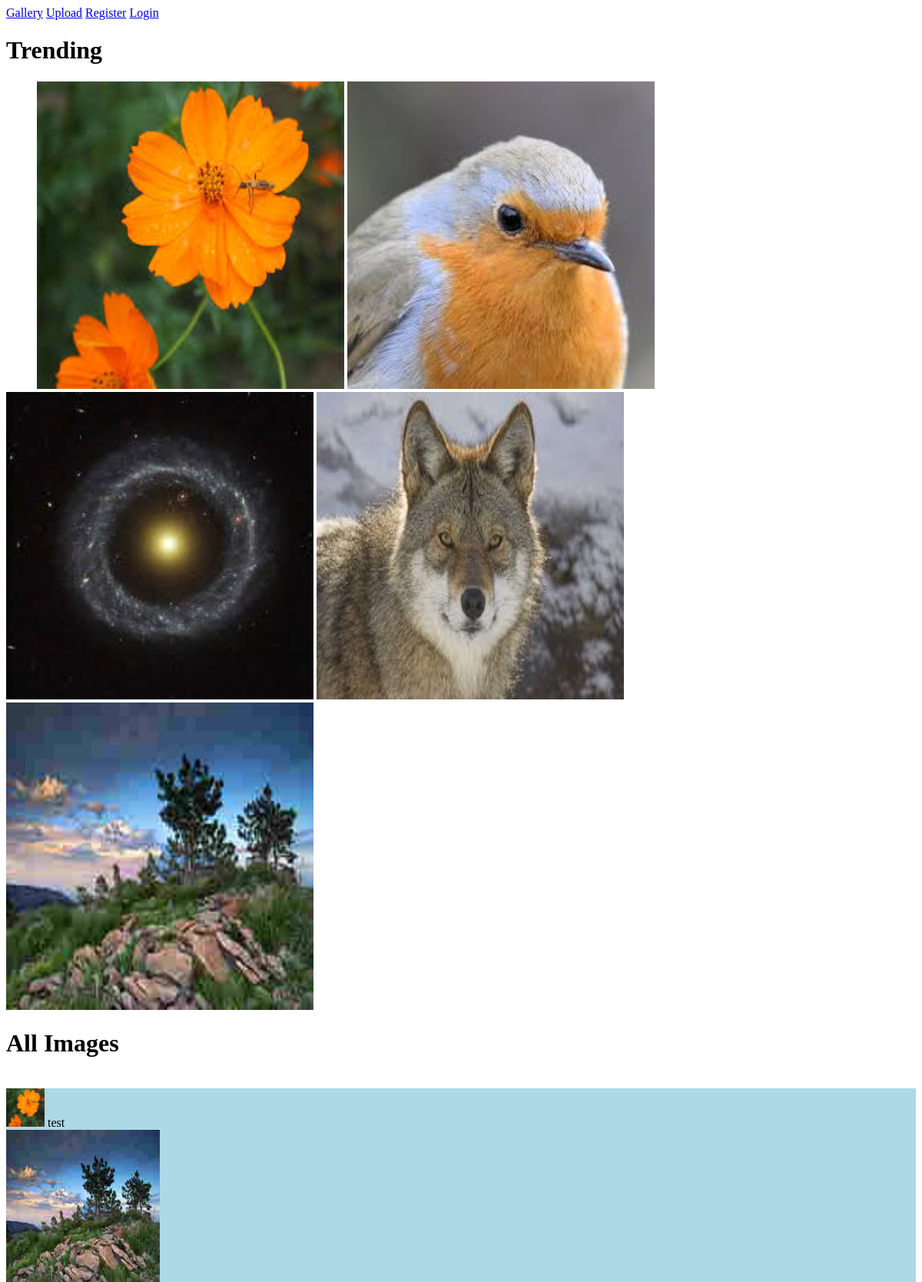
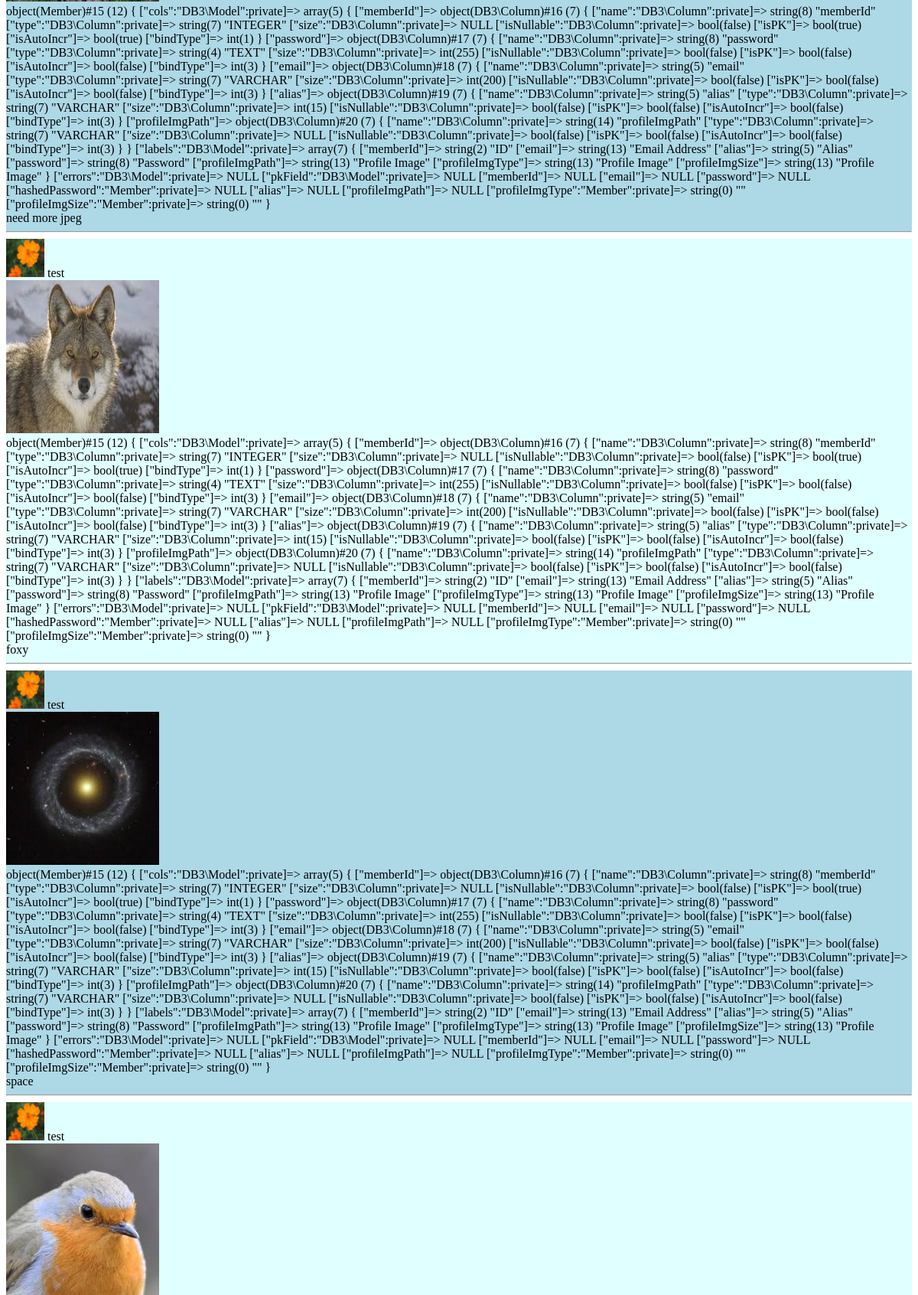
/cst243cst209cst220cweb280a5/pages/index.php (upper part), run on the app's committed database (2 pictures, top to bottom).
### tables this page shows
CREATE TABLE Image (id INTEGER PRIMARY KEY AUTOINCREMENT,
path VARCHAR(255) NOT NULL,
memId INTEGER NOT NULL,
caption VARCHAR(144),
approved BOOLEAN NOT NULL,
views INTEGER);

CREATE TABLE Member (memberId INTEGER PRIMARY KEY AUTOINCREMENT,
password TEXT(255) NOT NULL,
email VARCHAR(200) NOT NULL,
alias VARCHAR(15) NOT NULL,
profileImgPath VARCHAR NOT NULL);

### classes/DB3/Type.php (called while the page is built, shortened)
<?php
abstract class Type
{
    static public function bindType ($type)
    {
        switch($type)
        {
            case 'CHAR':
            case 'VARCHAR':
            case 'TINYTEXT':
            case 'TEXT':
            case 'MEDIUMTEXT':
            case 'LONGTEXT':
            case 'NCHAR':
            case 'NVARCHAR':
            case 'CLOB':
            case 'DATE':
            case 'DATETIME':
            case 'TIMESTAMP':
            case 'TIME':
                return SQLITE3_TEXT;
                break;
            case 'INTEGER':
            case 'TINYINT':
            case 'SMALLINT':
            case 'MEDIUMINT':
            case 'BIGINT':
            case 'INT2':
            case 'INT4':
            case 'INT8':
            case 'BOOLEAN':
                return SQLITE3_INTEGER;
                break;
        }
    }
}

### classes/DB3/Model.php (called while the page is built, shortened)
<?php
class Model
{
    private $cols;
    private $pkField;
    protected function defineColumn($field,$type=Type::TXT, $size=null, $isNullable = true, $isPK = false, $isAutoIncr =false)
    {
        $this->cols[$field] = new Column($field,$type, $size, $isNullable, $isPK, $isAutoIncr);
    }
    public function tableName()
    {
        return get_class($this);
    }
    public function getBindType($field)
    {
        return is_array($this->cols) && isset($this->cols[$field]) ? $this->cols[$field]->bindType : SQLITE3_TEXT ;
    }
    public function getPKField()
    {
        if(!isset($this->pkField) && is_array($this->cols))
        {
            foreach($this->cols as $field => $colDef)
            {
                if ($colDef->isPK)
                {
                    $this->pkField = $field;
                }
            }
        }
        return $this->pkField;
    }
}

### classes/DB3/DB3.php (called while the page is built, shortened)
<?php
class DB3 extends \SQLite3
{
    public function selectAll($class)
    {
        return $this->selectSomeOrder($class);
    }
    public function selectSomeOrder($class, $orders=array() ,$filters=array(), $andOperator=true)
    {
        $table = $class->tableName();
        $fieldValues = get_object_vars($class);
        $fieldList = implode(',',array_keys($fieldValues));
        $orders = array_intersect_key($orders,$fieldValues);
        array_walk($orders, function(&$val,$key){$val = $val==='DESC' ? "$key $val" : $key;});
        $orderList = empty($orders)?$class->getPKField(): implode(",\n",$orders);
        $oper = $andOperator? ' AND ': ' OR ';
        $filters = array_filter($filters,
            function($filt)use($fieldValues){
                return array_key_exists($filt->field,$fieldValues);
            });
        $filterList= empty($filters)?'1=1':implode($oper,$filters);
        $stmt = $this->prepare("SELECT $fieldList FROM $table WHERE $filterList ORDER BY $orderList");
        $i=1;
        foreach($filters as $filt){
            $stmt->bindValue($i,$filt->value,
                is_null($filt->value)? SQLITE3_NULL :$class->getBindType($filt->field)
            );
            $i++;
        }
        $result = $stmt->execute();
        if(!$result){
            return false;
        }else{
            $items = array();
            while($row = $result->fetchArray(SQLITE3_ASSOC))
            {
                $item = new $table();
                foreach($row as $col=>$val)
                {
                    $item->$col = $val;
                }
                $items[]=$item;
            }
            return $items;
        }
    }
}

### classes/DB3/Filter.php (called while the page is built, shortened)
<?php
class Filter
{
    public $field;
    public $comparer;
    public function __construct($field,$value,$comparer='=')
    {
        $this->field = $field;
        $this->value = $value;
        $this->comparer = $comparer;
    }
    public function __toString()
    {
        return "{$this->field} {$this->comparer} ?\n";
    }
}

### classes/DB3/Column.php (called while the page is built, shortened)
<?php
class Column
{
    public function __construct($name,$type=Type::TXT, $size=null, $isNullable = true, $isPK = false, $isAutoIncr =false)
    {
        $this->isPK = $isPK;
        $this->bindType = Type::bindType($type);
    }
}

### cst243cst209cst220cweb280a5/pages/index.php (the view, shortened to what this page needs)
<?php
$db = new DB3('../../db/imageranker.db');
$image = new Image();
$db->exec($image->tableDefinition());
$member = new Member();
$db->exec($member->tableDefinition());
$orders = array('views'=>'DESC');
$filters = array(new Filter('approved', true));
$topImages = $db->selectSomeOrder(new Image(), $orders, $filters);
$topImages = array_slice($topImages, 0, 5);
$orders = array('id'=>'DESC');
$allImages = $db->selectSomeOrder(new Image(), $orders, $filters);
$allMembers = $db->selectAll(new Member());
$keys = array();
foreach ($allMembers as $currentMember)
{
	$keys[] = $currentMember->memberId;
}
$allMembers = array_combine($keys, $allMembers);
?>
<!DOCTYPE html>
<html>
<head>
    <link href="../style/pagestyling.css" rel="stylesheet" />
</head>
<body>
    <nav>
        <a href="index.php">Gallery</a>
        <a href="fileupload.php">Upload</a>
        <a href="memberregister.php">Register</a>
        <a href="memberlogin.php">Login</a>
    </nav>
    <h1>Trending</h1>
    <ul class="topImages">
    <?php
    foreach ($topImages as $currentImage)
    { ?>
    	<li><a href="details.php?id=<?= $currentImage->id ?>"><img src="<?= $currentImage->path ?>" /></a></li>
    <?php
    } ?>
    </ul>
    <h1>All Images</h1>
    <ul>
    <?php
    foreach ($allImages as $currentImage)
    {
        $currentMember = $allMembers[$currentImage->memId];
    ?>
    	<li class="allImages">
            <div>
                <img class="profile" src="<?= $currentMember->profileImgPath ?>" />
                <?= $currentMember->alias ?>
            </div>
            <div>
                <a href="details.php?id=<?= $currentImage->id ?>"><img src="<?= $currentImage->path ?>" /></a>
            </div>
                        <?php
        var_dump($member);
            if($member->memberId === $currentImage->memId)
            {
                ?>
                <div class="error" id="<?= $currentImage->id ?>"></div>
                <div><input type="text" value="<?= $currentImage->caption ?>" onblur="updateCaption('<?= $currentImage->path ?>', <?= $currentImage->id ?>);" /></div>
            <?php
            }
            else
            { ?>
            <div><?= $currentImage->caption ?></div>
            <?php
            }
            ?>
            <hr />
        </li>
    <?php
    } ?>
    </ul>
</body>
</html>

### cst243cst209cst220cweb280a5/style/pagestyling.css (style rules this page uses)
img { width:400px; height:400px; }
.allImages:nth-child(odd) { background-color:lightblue; }
.allImages:nth-child(even) { background-color:lightcyan; }
.allImages img { width: 200px; height: 200px; }
ul { list-style: none; display: inline; }
ul.topImages li { display: inline; }
li.allImages img.profile { width: 50px; height: 50px; }

### data on the page
image: path (picture)
image: path (picture)
image: path (picture), value "object(Member)#15 (12) { [\"cols\":\"DB3\\Model\":private]=> array(5) { [\"memberId\"]=> object(DB3\\Column)#16 (7) { [\"name\":\"DB3\\Column\":private]=> string(8) \"memberId\" [\"type\":\"DB3\\Column\":private]=> string(7) \"INTEGER\" [\"size\":\"DB3\\Column\":private]=> NULL [\"isNullable\":\"DB3\\Column\":private]=> bool(false) [\"isPK\"]=> bool(true) [\"isAutoIncr\"]=> bool(true) [\"bindType\"]=> int(1) } [\"password\"]=> object(DB3\\Column)#17 (7) { [\"name\":\"DB3\\Column\":private]=> string(8) \"password\" [\"type\":\"DB3\\Column\":private]=> string(4) \"TEXT\" [\"size\":\"DB3\\Column\":private]=> int(255) [\"isNullable\":\"DB3\\Column\":private]=> bool(false) [\"isPK\"]=> bool(false) [\"isAutoIncr\"]=> bool(false) [\"bindType\"]=> int(3) } [\"email\"]=>…", caption "space"
image: path (picture), value "object(Member)#15 (12) { [\"cols\":\"DB3\\Model\":private]=> array(5) { [\"memberId\"]=> object(DB3\\Column)#16 (7) { [\"name\":\"DB3\\Column\":private]=> string(8) \"memberId\" [\"type\":\"DB3\\Column\":private]=> string(7) \"INTEGER\" [\"size\":\"DB3\\Column\":private]=> NULL [\"isNullable\":\"DB3\\Column\":private]=> bool(false) [\"isPK\"]=> bool(true) [\"isAutoIncr\"]=> bool(true) [\"bindType\"]=> int(1) } [\"password\"]=> object(DB3\\Column)#17 (7) { [\"name\":\"DB3\\Column\":private]=> string(8) \"password\" [\"type\":\"DB3\\Column\":private]=> string(4) \"TEXT\" [\"size\":\"DB3\\Column\":private]=> int(255) [\"isNullable\":\"DB3\\Column\":private]=> bool(false) [\"isPK\"]=> bool(false) [\"isAutoIncr\"]=> bool(false) [\"bindType\"]=> int(3) } [\"email\"]=>…", caption "foxy"
image: path (picture), value "object(Member)#15 (12) { [\"cols\":\"DB3\\Model\":private]=> array(5) { [\"memberId\"]=> object(DB3\\Column)#16 (7) { [\"name\":\"DB3\\Column\":private]=> string(8) \"memberId\" [\"type\":\"DB3\\Column\":private]=> string(7) \"INTEGER\" [\"size\":\"DB3\\Column\":private]=> NULL [\"isNullable\":\"DB3\\Column\":private]=> bool(false) [\"isPK\"]=> bool(true) [\"isAutoIncr\"]=> bool(true) [\"bindType\"]=> int(1) } [\"password\"]=> object(DB3\\Column)#17 (7) { [\"name\":\"DB3\\Column\":private]=> string(8) \"password\" [\"type\":\"DB3\\Column\":private]=> string(4) \"TEXT\" [\"size\":\"DB3\\Column\":private]=> int(255) [\"isNullable\":\"DB3\\Column\":private]=> bool(false) [\"isPK\"]=> bool(false) [\"isAutoIncr\"]=> bool(false) [\"bindType\"]=> int(3) } [\"email\"]=>…", caption "need more jpeg"
member: alias "test"
